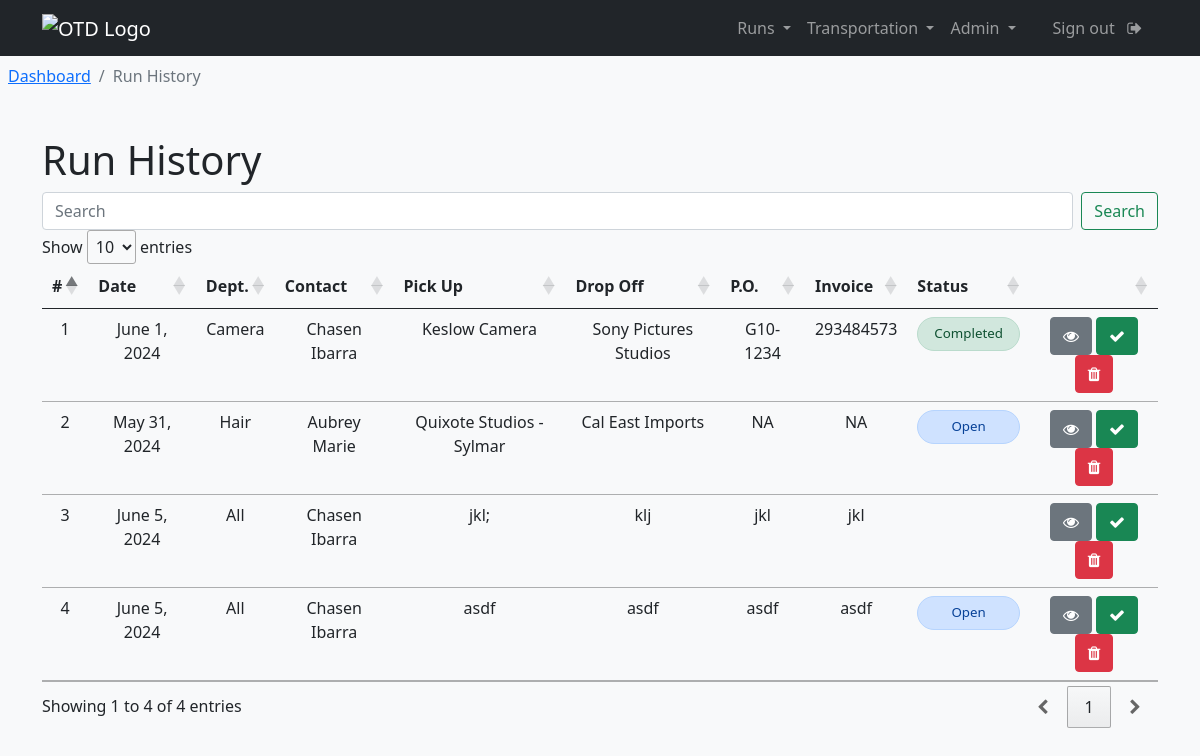
The app's page /run_history (signed in), older data.
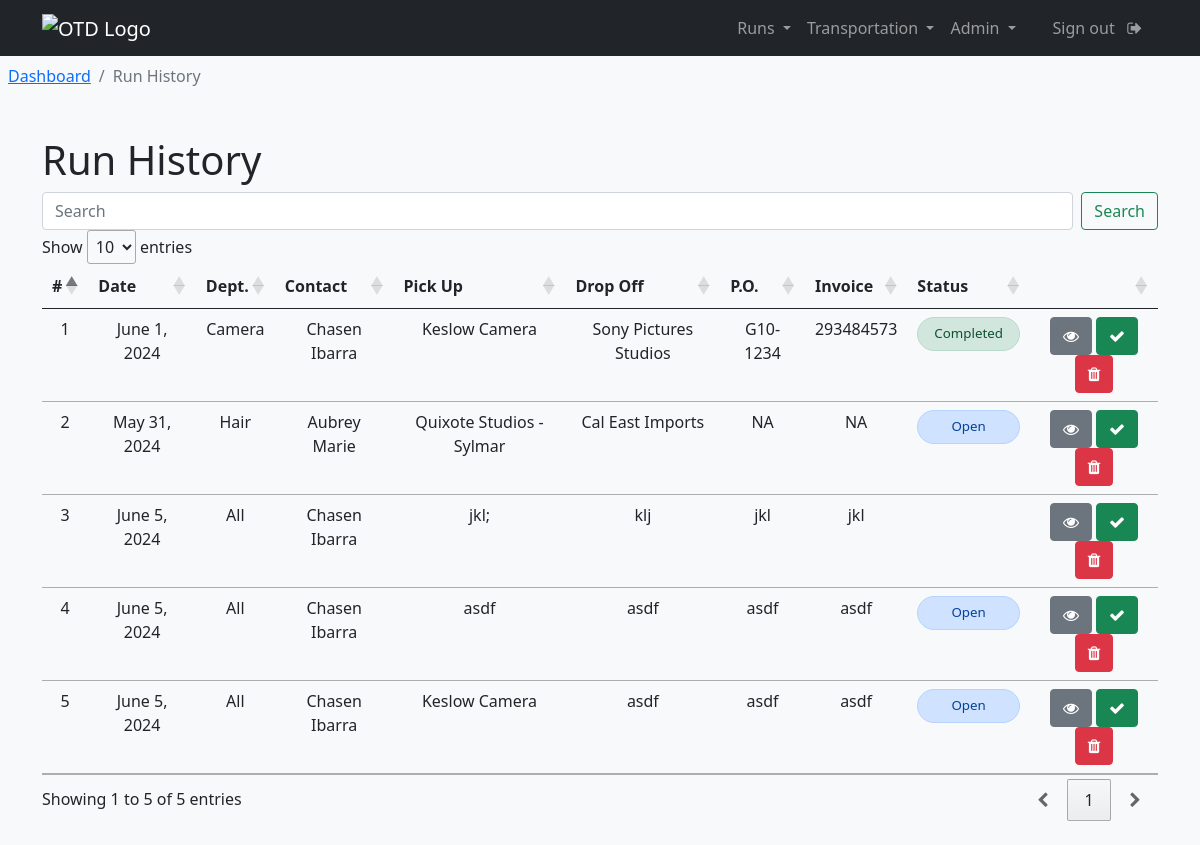
The same page, newer data.
### transportation/models.py (models this page shows, shortened)
class RunRequest(models.Model):
    production_title = models.CharField(max_length=150, null=True)
    create_date = models.DateField(auto_now_add=True)
    requester_name = models.CharField(max_length=100)
    requester_phone = models.CharField(max_length=15)
    requester_email = models.CharField(max_length=255)
    requester_department = models.CharField(max_length=100)
    run_date = models.DateField()
    ready_time = models.TimeField(null=True, blank=True)
    need_by_this_time = models.TimeField(null=True, blank=True)
    pickup_name = models.CharField(max_length=100)
    pickup_phone = models.CharField(max_length=15, null=True, blank=True)
    pickup_address_1 = models.CharField(max_length=100)
    pickup_address_2 = models.CharField(max_length=100, null=True, blank=True)
    pickup_city = models.CharField(max_length=100)
    pickup_state = models.CharField(max_length=2)
    pickup_zip = models.CharField(max_length=10)
    dropoff_name = models.CharField(max_length=100)
    dropoff_phone = models.CharField(max_length=15, blank=True)
    dropoff_address_1 = models.CharField(max_length=100)
    dropoff_address_2 = models.CharField(max_length=100, null=True, blank=True)
    dropoff_city = models.CharField(max_length=100)
    dropoff_state = models.CharField(max_length=2)
    dropoff_zip = models.CharField(max_length=10)
    purchase_order = models.CharField(max_length=20, null=True, blank=True)
    vendor_invoice  = models.CharField(max_length=20, null=True, blank=True)
    run_status = models.CharField(max_length=20, null=True, blank=True)
    truck_size = models.CharField(max_length=50, null=True, blank=True)
    run_details = models.TextField(max_length=500)
    assigned_driver = models.CharField(max_length=100, null=True, blank=True)

### interface/views.py (the view)
# urls.py: path('run_history', views.run_history, name="run_history"),
@login_required(login_url='login')
def run_history(request):
    runs = RunRequest.objects.all()
    context = {
        'runs': runs
    }
    return render(request, 'interface/run_history.html', context=context)

### interface/templates/interface/run_history.html (shortened to what the changed rows need)
{% extends 'interface/layout.html' %}
{% load crispy_forms_tags %}
{% block content %}
    <main>
        <br>
        <div class="container">
            <h1>Run History</h1>
        </div>
        <div class="container" style="overflow-x:auto">
            <form id="runSearch" class="d-flex" role="search">
                <input id="searchInput" class="form-control me-2" type="search" placeholder="Search" aria-label="Search">
                <button class="btn btn-outline-success" type="submit">Search</button>
            </form>
            <table class="table run-history" id="runHistory">
                <thead>
                    <tr>
                        <th scope="col">#</th>
                        <th scope="col" class="hidden-column">Date</th>
                        <th scope="col">Dept.</th>
                        <th scope="col" class="hidden-column medium-hidden-column">Contact</th>
                        <th scope="col">Pick Up</th>
                        <th scope="col" class="hidden-column">Drop Off</th>
                        <th scope="col" class="hidden-column">P.O.</th>
                        <th scope="col" class="hidden-column medium-hidden-column">Invoice</th>
                        <th scope="col">Status</th>
                        <th scope="col"></th>
                    </tr>
                </thead>
                <tbody>
                    {% for run in runs %}
                        <tr>
                            <td scope="row">{{ run.id }}</td>
                            <td scope="row" class="hidden-column">{{ run.run_date }}</td>
                            <td scope="row">{{ run.requester_department }}</td>
                            <td scope="row" class="hidden-column medium-hidden-column">{{ run.requester_name }}</td>
                            <td scope="row">{{ run.pickup_name }}</td>
                            <td scope="row" class="hidden-column">{{ run.dropoff_name }}</td>
                            <td scope="row" class="hidden-column">{{ run.purchase_order }}</td>
                            <td scope="row" class="hidden-column medium-hidden-column">{{ run.vendor_invoice }}</td>
                            <td scope="row">
                                {% if run.run_status == "Completed" %}
                                    <div class="alert alert-success run-status" role="alert">
                                        {{ run.run_status }}
                                    </div>
                                {% elif run.run_status == "Open" %}
                                    <div class="alert alert-primary run-status" role="alert">
                                        {{ run.run_status }}
                                    </div>
                                {% elif run.run_status == "In Progress" %}
                                    <div class="alert alert-warning run-status" role="alert">
                                        {{ run.run_status }}
                                    </div>
                                {% elif run.run_status == "Cancelled" %}
                                    <div class="alert alert-danger run-status" role="alert">
                                        {{ run.run_status }}
                                    </div>
                                {% endif %}
                            </td>
                            <td>
                                <a class="btn btn-secondary" href="{% url 'view_run' run.id %}"><i class="fa fa-eye"></i></a>
                                <a class="btn btn-success" href="{% url 'view_run' run.id %}"><i class="fa fa-check"></i></a>
                                <a class="btn btn-danger" href="{% url 'view_run' run.id %}"><i class="fa fa-trash"></i></a>
                            </td>
                        </tr>
                    {% endfor %}
                </tbody>
            </table>
        </div>
        <br>
    </main>
{% endblock %}

Row changes from the older to the newer data that the page shows:
added RunRequest: id "5", run_date "June 5, 2024", requester_department "All", requester_name "Chasen Ibarra", pickup_name "Keslow Camera", dropoff_name "asdf", purchase_order "asdf", vendor_invoice "asdf", run_status "Open"
Text that changed along with them:
text written by a page script: "Show entries Showing 1 to 4 of 4 entries 1" → "Show entries Showing 1 to 5 of 5 entries 1"
